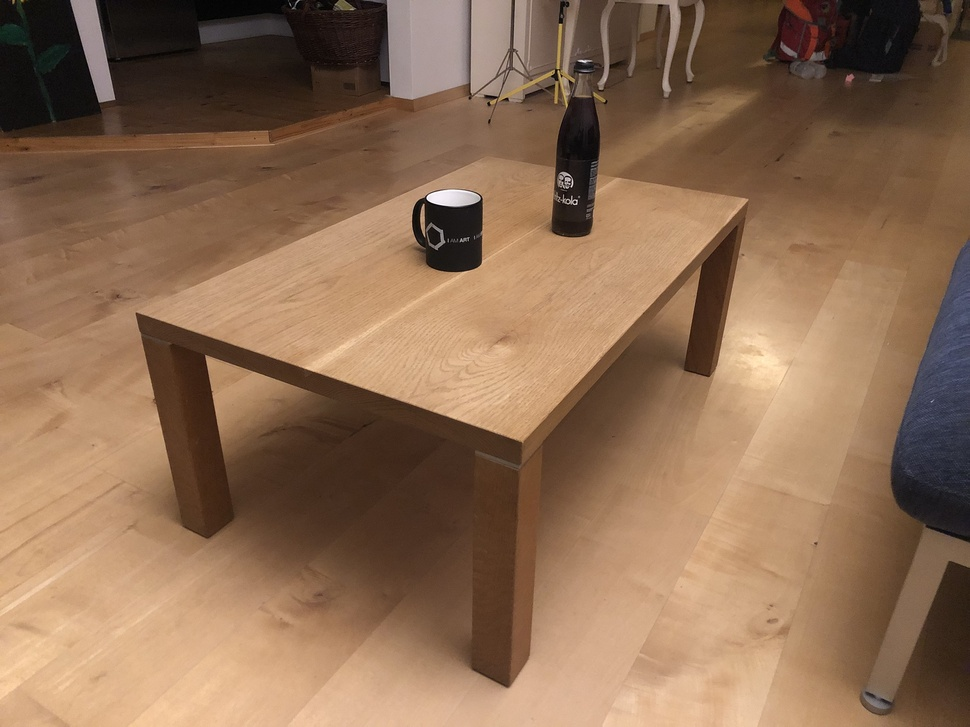
#> input picture Aufgabe2/table_bottle_01.jpg, 970 x 727 px, shrunk from 2048 x 1536 before the run, found by its file name
$ python HeightMeasurement.py
#> lines starting #> are read from the running program, lines starting #| are printed output that depends on the picture
from fileinput import close
import cv2
import numpy as np
import operator

window_name = 'window'
window = cv2.namedWindow(window_name, cv2.WINDOW_FREERATIO)

# load the image
img = cv2.imread('Aufgabe2/table_bottle_01.jpg', cv2.IMREAD_COLOR)
#> img is the input picture: shape (727, 970, 3); mean B, G, R 83.5, 109, 140.9
height, width, _ = img.shape
#> height = 727; width = 970

# user instruction
instruction1 = '1. Mark the table corners clockwise or counter-clockwise.'
cv2.putText(img, instruction1, (20, height - 100), cv2.FONT_HERSHEY_PLAIN, 3, (0, 0, 0), 3, cv2.LINE_8)
print(instruction1)
instruction2 = '2. Mark first the mug and then the bottle height (bottom to top).'
cv2.putText(img, instruction2, (20, height - 50), cv2.FONT_HERSHEY_PLAIN, 3, (0, 0, 0), 3, cv2.LINE_8)
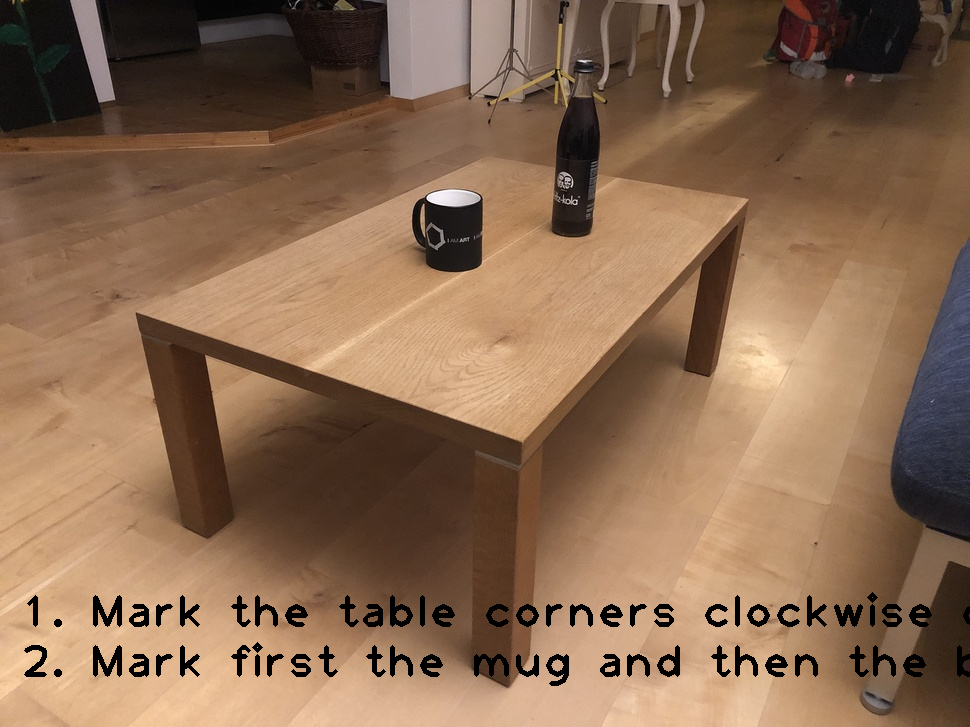
#> img: shape (727, 970, 3); mean B, G, R 81.1, 106, 137
print(instruction2)

orig_img = img.copy()
cv2.imshow(window_name, img)

# returns position of intersection of 2 lines
# [125 lines left out: functions getIntersection, getLine, getDistance, getCloserPoint, calculateVanishingPoints, calculateMugHeight and 1 more, not called in this run]

global clicked_points
clicked_points = []
global vanishing_points
vanishing_points = []
global close_points
close_points = []
# [30 lines left out: function click, not called in this run]

cv2.setMouseCallback(window_name, click)
while True:
    # quit
    key_press = cv2.waitKey(10)
#> (key q is pressed here)
    if key_press == ord('q'):
        break
    # clear image
    elif key_press == ord('c'):
        img = orig_img.copy()
        clicked_points = []
        vanishing_points = []
        close_points = []
        cv2.imshow(window_name, img)

cv2.destroyAllWindows()

$ run again, with Aufgabe2/table_bottle_02.jpg copied over Aufgabe2/table_bottle_01.jpg
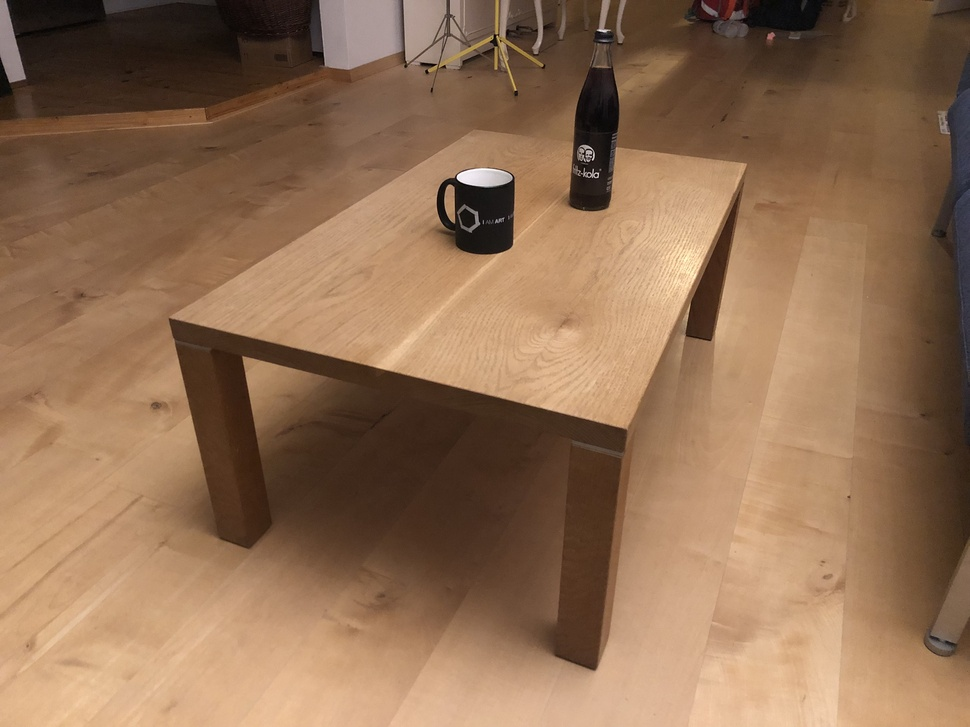
#> input picture Aufgabe2/table_bottle_02.jpg, 970 x 727 px, shrunk from 2048 x 1536 before the run, found by its file name
#> img is the input picture: shape (727, 970, 3); mean B, G, R 83.5, 111, 144.5
#> `cv2.putText(img, instruction2, (20, height - 50), cv2.FONT_HERSHEY_PLA..`:
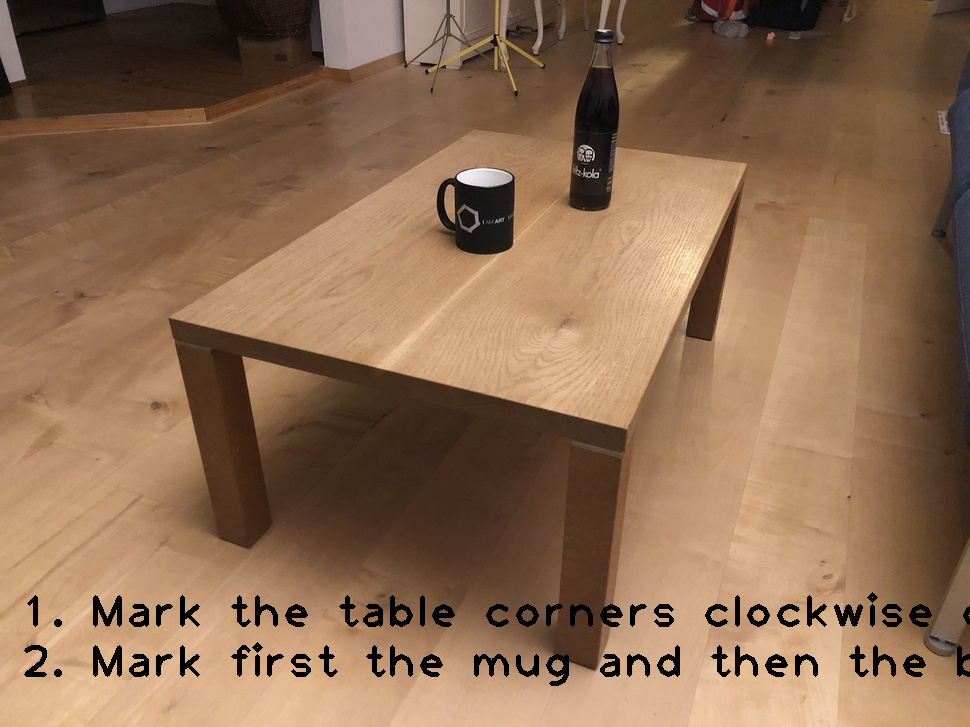
#> img: shape (727, 970, 3); mean B, G, R 81, 107.8, 140.4

$ run again, with Aufgabe2/table_bottle_03.jpg copied over Aufgabe2/table_bottle_01.jpg
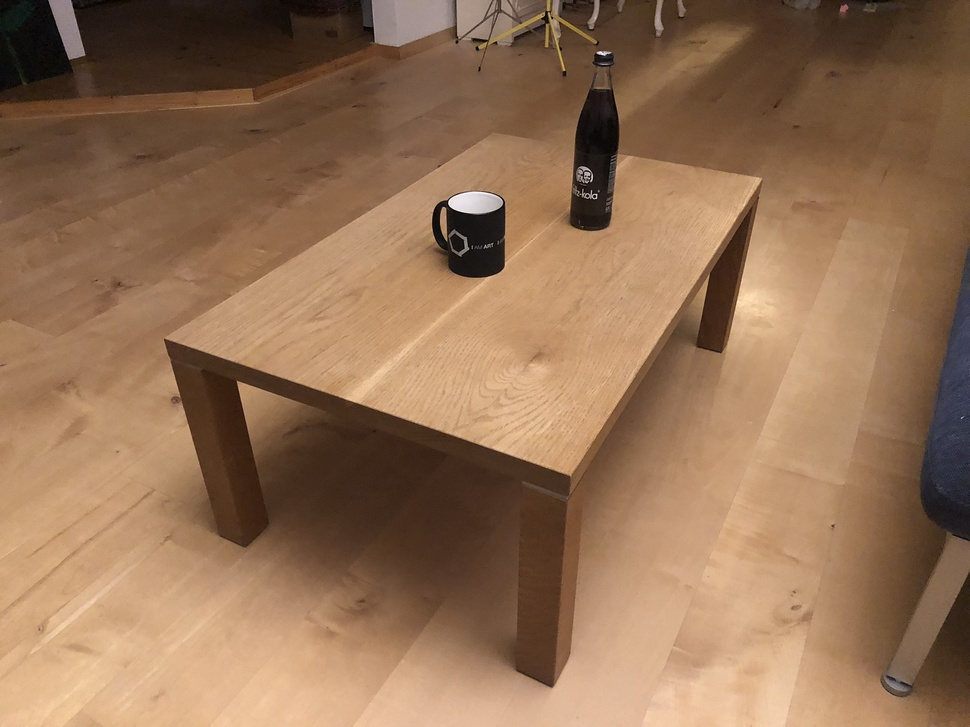
#> input picture Aufgabe2/table_bottle_03.jpg, 970 x 727 px, shrunk from 2048 x 1536 before the run, found by its file name
#> img is the input picture: shape (727, 970, 3); mean B, G, R 85, 113.3, 147.5
#> `cv2.putText(img, instruction2, (20, height - 50), cv2.FONT_HERSHEY_PLA..`:
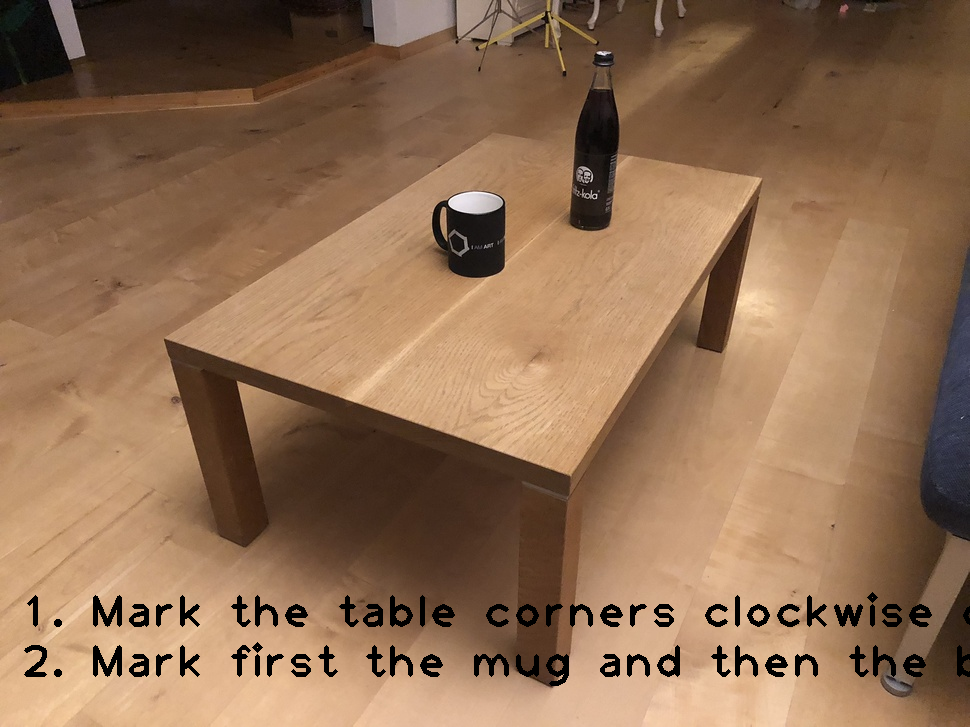
#> img: shape (727, 970, 3); mean B, G, R 82.6, 110.2, 143.6
